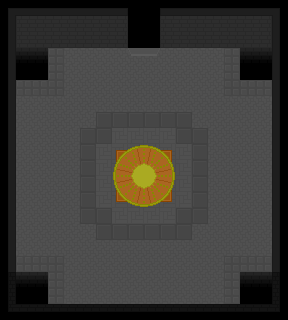

A 2D game scene composited from a Tiled map and its tileset images. What follows is a short description and the map's XML, with each tile layer's data collapsed to a summary:
An orthogonal 18x20 tile map with 16x16 px tiles, 2 tile layers (background1, background2) and 12 objects (4x column, 4x pillar, 2x repository, UP, altar).

<map version="1.0" orientation="orthogonal" renderorder="right-down" width="18" height="20" tilewidth="16" tileheight="16" backgroundcolor="#000000" nextobjectid="33">
 <tileset firstgid="1" name="tileset" tilewidth="16" tileheight="16" tilecount="60" columns="4">
  <image source="tileset.png" width="64" height="240" />
  <tile id="0">
   <properties>
    <property name="impede" type="bool" value="false" />
   </properties>
  </tile>
  <tile id="1">
   <properties>
    <property name="impede" type="bool" value="false" />
   </properties>
  </tile>
  <tile id="2">
   <properties>
    <property name="impede" type="bool" value="false" />
   </properties>
  </tile>
  <tile id="3">
   <properties>
    <property name="impede" type="bool" value="false" />
   </properties>
  </tile>
  <tile id="4">
   <properties>
    <property name="impede" type="bool" value="false" />
   </properties>
  </tile>
  <tile id="5">
   <properties>
    <property name="impede" type="bool" value="false" />
   </properties>
  </tile>
  <tile id="6">
   <properties>
    <property name="impede" type="bool" value="false" />
   </properties>
  </tile>
  <tile id="7">
   <properties>
    <property name="impede" type="bool" value="false" />
   </properties>
  </tile>
  <tile id="8">
   <properties>
    <property name="impede" type="bool" value="false" />
   </properties>
  </tile>
  <tile id="9">
   <properties>
    <property name="impede" type="bool" value="false" />
   </properties>
  </tile>
  <tile id="10">
   <properties>
    <property name="impede" type="bool" value="false" />
   </properties>
  </tile>
  <tile id="11">
   <properties>
    <property name="impede" type="bool" value="false" />
   </properties>
  </tile>
  <tile id="16">
   <properties>
    <property name="impede" type="bool" value="false" />
   </properties>
  </tile>
  <tile id="19">
   <properties>
    <property name="impede" type="bool" value="false" />
   </properties>
  </tile>
  <tile id="20">
   <properties>
    <property name="impede" type="bool" value="false" />
   </properties>
  </tile>
  <tile id="23">
   <properties>
    <property name="impede" type="bool" value="false" />
   </properties>
  </tile>
  <tile id="24">
   <properties>
    <property name="impede" type="bool" value="false" />
   </properties>
  </tile>
  <tile id="27">
   <properties>
    <property name="impede" type="bool" value="false" />
   </properties>
  </tile>
  <tile id="28">
   <properties>
    <property name="impede" type="bool" value="false" />
   </properties>
  </tile>
  <tile id="31">
   <properties>
    <property name="impede" type="bool" value="false" />
   </properties>
  </tile>
  <tile id="32">
   <properties>
    <property name="impede" type="bool" value="false" />
   </properties>
  </tile>
  <tile id="35">
   <properties>
    <property name="impede" type="bool" value="false" />
   </properties>
  </tile>
  <tile id="36">
   <properties>
    <property name="impede" type="bool" value="false" />
   </properties>
  </tile>
  <tile id="37">
   <properties>
    <property name="impede" type="bool" value="false" />
   </properties>
  </tile>
  <tile id="38">
   <properties>
    <property name="impede" type="bool" value="false" />
   </properties>
  </tile>
  <tile id="39">
   <properties>
    <property name="impede" type="bool" value="false" />
   </properties>
  </tile>
 </tileset>
 <layer name="background1" width="18" height="20">
  <data>[360 cells, 346 non-empty, 20 distinct tile ids]</data>
 </layer>
 <layer name="background2" width="18" height="20">
  <data>[360 cells, 18 non-empty, 18 distinct tile ids]</data>
 </layer>
 <objectgroup name="objects">
  <object id="1" name="door" type="UP" x="128" y="48" width="32" height="8" />
  <object id="2" name="column" x="72" y="104" width="16" height="16" />
  <object id="3" name="column" x="200" y="104" width="16" height="16" />
  <object id="4" name="column" x="72" y="232" width="16" height="16" />
  <object id="5" name="column" x="200" y="232" width="16" height="16" />
  <object id="6" name="altar" x="128" y="272" width="32" height="16" />
  <object id="21" name="pillar" x="39.25" y="136.25" width="16.75" height="16.75" />
  <object id="23" name="pillar" x="232.5" y="134.75" width="16.75" height="16.75" />
  <object id="24" name="pillar" x="40" y="199.5" width="18.75" height="16.75" />
  <object id="25" name="pillar" x="231.25" y="200" width="16.75" height="16.75" />
  <object id="30" name="repository" x="95.8182" y="15.8182" width="16.3636" height="31.8182" />
  <object id="31" name="repository" x="176.182" y="16.1818" width="16.3636" height="31.8182" />
 </objectgroup>
</map>
